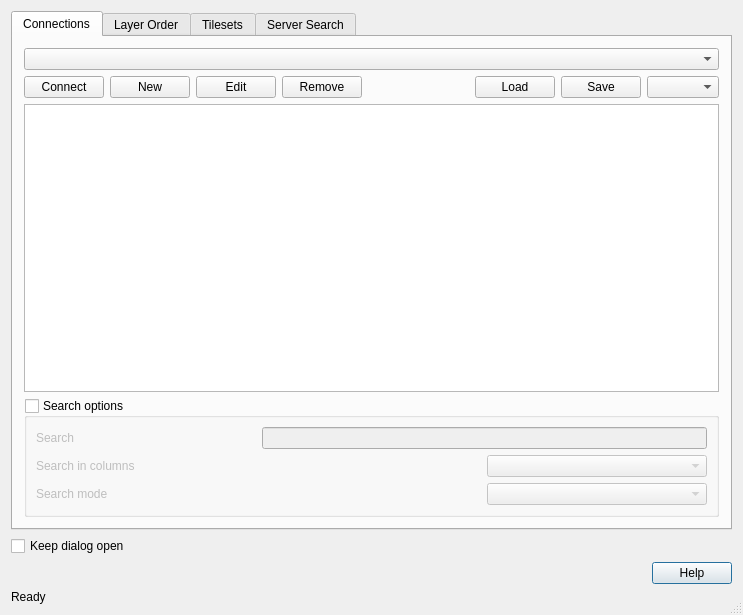
<?xml version="1.0" encoding="UTF-8"?>
<ui version="4.0">
 <class>QgsSpatialiteSourceSelectBase</class>
 <widget class="QDialog" name="QgsSpatialiteSourceSelectBase">
  <property name="geometry">
   <rect>
    <x>0</x>
    <y>0</y>
    <width>743</width>
    <height>615</height>
   </rect>
  </property>
  <property name="windowTitle">
   <string>Add Layer(s) from a Sqlite3 Database</string>
  </property>
  <property name="windowIcon">
   <iconset><normaloff>.</normaloff>.</iconset>
  </property>
  <property name="sizeGripEnabled">
   <bool>true</bool>
  </property>
  <property name="modal">
   <bool>true</bool>
  </property>
  <layout class="QGridLayout" name="gridLayout_BottomArea">
   <item row="1" column="0">
     <widget class="QCheckBox" name="mHoldDialogOpen">
      <property name="text">
       <string>Keep dialog open</string>
      </property>
     </widget>
   </item>
   <item row="2" column="0">
    <widget class="QDialogButtonBox" name="mDialogButtonBox">
     <property name="standardButtons">
      <set>QDialogButtonBox::Help</set>
     </property>
    </widget>
   </item>
   <item row="3" column="0">
     <widget class="QLabel" name="mStatusLabel">
      <property name="sizePolicy">
       <sizepolicy hsizetype="Ignored" vsizetype="Preferred">
        <horstretch>0</horstretch>
        <verstretch>0</verstretch>
       </sizepolicy>
      </property>
      <property name="text">
       <string>Ready</string>
      </property>
      <property name="wordWrap">
       <bool>false</bool>
      </property>
     </widget>
   </item>
   <item row="0" column="0">
    <widget class="QTabWidget" name="mTabWidget">
     <property name="enabled">
      <bool>true</bool>
     </property>
     <property name="currentIndex">
      <number>0</number>
     </property>
     <widget class="QWidget" name="mTabConnections">
      <attribute name="title">
       <string>Connections</string>
      </attribute>
      <layout class="QGridLayout" name="gridLayout_ConnectionTab">
       <item row="0" column="0">
        <layout class="QGridLayout" name="gridLayout_Connection">
         <item row="0" column="0">
          <widget class="QComboBox" name="mConnectionsComboBox"/>
         </item>
         <item row="1" column="0">
          <layout class="QHBoxLayout" name="horizontalLayoutConnectionButtons">
           <item>
            <widget class="QPushButton" name="mConnectionsConnectButton">
             <property name="toolTip">
              <string>Connect to selected database</string>
             </property>
             <property name="text">
              <string>Connect</string>
             </property>
            </widget>
           </item>
           <item>
            <widget class="QPushButton" name="mConnectionsCreateButton">
             <property name="toolTip">
              <string>Create a new database connection</string>
             </property>
             <property name="text">
              <string>New</string>
             </property>
            </widget>
           </item>
           <item>
            <widget class="QPushButton" name="mEditButton">
             <property name="toolTip">
              <string>Edit selected database connection</string>
             </property>
             <property name="text">
              <string>Edit</string>
             </property>
            </widget>
           </item>
           <item>
            <widget class="QPushButton" name="mConnectionsDeleteButton">
             <property name="toolTip">
              <string>Remove connection to selected database</string>
             </property>
             <property name="text">
              <string>Remove</string>
             </property>
            </widget>
           </item>
           <item>
            <spacer name="horizontalSpacer">
             <property name="orientation">
              <enum>Qt::Horizontal</enum>
             </property>
             <property name="sizeHint" stdset="0">
              <size>
               <width>40</width>
               <height>20</height>
              </size>
             </property>
            </spacer>
           </item>
           <item>
            <widget class="QPushButton" name="mLoadButton">
             <property name="text">
              <string comment="Load connections from file">Load</string>
             </property>
            </widget>
           </item>
           <item>
            <widget class="QPushButton" name="mConnectionsCreateEmptySpatialiteDbButton">
             <property name="toolTip">
              <string>Save connections to file</string>
             </property>
             <property name="text">
              <string>Save</string>
             </property>
            </widget>
           </item>
           <item>
            <widget class="QComboBox" name="mDbCreateOptionComboBox">
             <property name="enabled">
              <bool>true</bool>
             </property>
            </widget>
           </item>
          </layout>
         </item>
        </layout>
       </item>
       <item row="1" column="0">
        <widget class="QTreeView" name="mConnectionsTreeView">
         <property name="editTriggers">
          <set>QAbstractItemView::NoEditTriggers</set>
         </property>
         <property name="alternatingRowColors">
          <bool>true</bool>
         </property>
         <property name="selectionMode">
          <enum>QAbstractItemView::ExtendedSelection</enum>
         </property>
        </widget>
       </item>
       <item row="2" column="0">
        <widget class="QGroupBox" name="mSearchGroupBox">
         <property name="title">
          <string>Search options</string>
         </property>
         <property name="flat">
          <bool>true</bool>
         </property>
         <property name="checkable">
          <bool>true</bool>
         </property>
         <property name="checked">
          <bool>false</bool>
         </property>
         <layout class="QGridLayout">
          <property name="leftMargin">
           <number>9</number>
          </property>
          <property name="topMargin">
           <number>9</number>
          </property>
          <property name="rightMargin">
           <number>9</number>
          </property>
          <property name="bottomMargin">
           <number>9</number>
          </property>
          <property name="spacing">
           <number>6</number>
          </property>
          <item row="0" column="0">
           <widget class="QLabel" name="mSearchLabel">
            <property name="enabled">
             <bool>true</bool>
            </property>
            <property name="text">
             <string>Search</string>
            </property>
            <property name="buddy">
             <cstring>mSearchLineEdit</cstring>
            </property>
           </widget>
          </item>
          <item row="2" column="0" colspan="2">
           <widget class="QLabel" name="mSearchModeLabel">
            <property name="enabled">
             <bool>true</bool>
            </property>
            <property name="text">
             <string>Search mode</string>
            </property>
            <property name="buddy">
             <cstring>mSearchModeComboBox</cstring>
            </property>
           </widget>
          </item>
          <item row="2" column="2">
           <widget class="QComboBox" name="mSearchModeComboBox">
            <property name="enabled">
             <bool>true</bool>
            </property>
           </widget>
          </item>
          <item row="1" column="0" colspan="2">
           <widget class="QLabel" name="mSearchColumnsLabel">
            <property name="enabled">
             <bool>true</bool>
            </property>
            <property name="text">
             <string>Search in columns</string>
            </property>
            <property name="buddy">
             <cstring>mSearchColumnComboBox</cstring>
            </property>
           </widget>
          </item>
          <item row="1" column="2">
           <widget class="QComboBox" name="mSearchColumnComboBox">
            <property name="enabled">
             <bool>true</bool>
            </property>
           </widget>
          </item>
          <item row="0" column="1" colspan="2">
           <widget class="QLineEdit" name="mSearchLineEdit">
            <property name="enabled">
             <bool>true</bool>
            </property>
           </widget>
          </item>
         </layout>
        </widget>
       </item>
      </layout>
     </widget>
     <widget class="QWidget" name="mTabLayerOrder">
      <attribute name="title">
       <string>Layer Order</string>
      </attribute>
      <layout class="QGridLayout">
       <item row="0" column="0">
        <widget class="QPushButton" name="mLayerOrderUpButton">
         <property name="toolTip">
          <string>Move selected layer UP</string>
         </property>
         <property name="text">
          <string>Up</string>
         </property>
        </widget>
       </item>
       <item row="0" column="1">
        <widget class="QPushButton" name="mLayerOrderDownButton">
         <property name="toolTip">
          <string>Move selected layer DOWN</string>
         </property>
         <property name="text">
          <string>Down</string>
         </property>
        </widget>
       </item>
       <item row="0" column="2">
        <spacer name="horizontalSpacer_02">
         <property name="orientation">
          <enum>Qt::Horizontal</enum>
         </property>
         <property name="sizeHint" stdset="0">
          <size>
           <width>391</width>
           <height>30</height>
          </size>
         </property>
        </spacer>
       </item>
       <item row="1" column="0" colspan="3">
        <widget class="QTreeView" name="mLayerOrderTreeView">
         <property name="editTriggers">
          <set>QAbstractItemView::NoEditTriggers</set>
         </property>
         <property name="alternatingRowColors">
          <bool>true</bool>
         </property>
         <property name="selectionMode">
          <enum>QAbstractItemView::ExtendedSelection</enum>
         </property>
        </widget>
       </item>
      </layout>
     </widget>
     <widget class="QWidget" name="mTabLayerTilesets">
      <attribute name="title">
       <string>Tilesets</string>
      </attribute>
      <layout class="QGridLayout" name="gridLayout_TilesetsTab">
       <item row="0" column="0">
        <widget class="QTableWidget" name="mTabTilesetTableWidget">
         <property name="alternatingRowColors">
          <bool>true</bool>
         </property>
         <property name="selectionMode">
          <enum>QAbstractItemView::SingleSelection</enum>
         </property>
         <property name="selectionBehavior">
          <enum>QAbstractItemView::SelectRows</enum>
         </property>
         <property name="cornerButtonEnabled">
          <bool>false</bool>
         </property>
         <attribute name="verticalHeaderVisible">
          <bool>false</bool>
         </attribute>
         <column>
          <property name="text">
           <string>Layers</string>
          </property>
         </column>
         <column>
          <property name="text">
           <string>Styles</string>
          </property>
         </column>
         <column>
          <property name="text">
           <string>Size</string>
          </property>
         </column>
         <column>
          <property name="text">
           <string>Format</string>
          </property>
         </column>
         <column>
          <property name="text">
           <string>CRS</string>
          </property>
         </column>
        </widget>
       </item>
      </layout>
     </widget>
     <widget class="QWidget" name="mTabServerSearch">
      <attribute name="title">
       <string>Server Search</string>
      </attribute>
      <layout class="QGridLayout">
       <item row="0" column="0">
        <widget class="QLineEdit" name="mSearchTermLineEdit"/>
       </item>
       <item row="0" column="1">
        <widget class="QPushButton" name="mSearchButton">
         <property name="text">
          <string>Search</string>
         </property>
         <property name="default">
          <bool>true</bool>
         </property>
        </widget>
       </item>
       <item row="1" column="0" colspan="2">
        <widget class="QTableWidget" name="mSearchTableWidget">
         <property name="selectionMode">
          <enum>QAbstractItemView::SingleSelection</enum>
         </property>
         <property name="selectionBehavior">
          <enum>QAbstractItemView::SelectRows</enum>
         </property>
         <property name="cornerButtonEnabled">
          <bool>false</bool>
         </property>
         <attribute name="verticalHeaderVisible">
          <bool>false</bool>
         </attribute>
         <column>
          <property name="text">
           <string>Title</string>
          </property>
         </column>
         <column>
          <property name="text">
           <string>Description</string>
          </property>
         </column>
         <column>
          <property name="text">
           <string>URL</string>
          </property>
         </column>
        </widget>
       </item>
       <item row="2" column="0" colspan="2">
        <widget class="QPushButton" name="mSearchAddButton">
         <property name="text">
          <string>Add selected row to WMS list</string>
         </property>
        </widget>
       </item>
      </layout>
     </widget>
    </widget>
   </item>
  </layout>
 </widget>
 <layoutdefault spacing="6" margin="11"/>
 <tabstops>
  <tabstop>mTabWidget</tabstop>
  <tabstop>mConnectionsTreeView</tabstop>
  <tabstop>mHoldDialogOpen</tabstop>
  <tabstop>mSearchGroupBox</tabstop>
  <tabstop>mSearchLineEdit</tabstop>
  <tabstop>mSearchColumnComboBox</tabstop>
  <tabstop>mSearchModeComboBox</tabstop>
  <tabstop>mDialogButtonBox</tabstop>
  <tabstop>mConnectionsComboBox</tabstop>
  <tabstop>mConnectionsConnectButton</tabstop>
  <tabstop>mConnectionsCreateButton</tabstop>
  <tabstop>mEditButton</tabstop>
  <tabstop>mConnectionsDeleteButton</tabstop>
  <tabstop>mLoadButton</tabstop>
  <tabstop>mConnectionsCreateEmptySpatialiteDbButton</tabstop>
  <tabstop>mLayerOrderTreeView</tabstop>
  <tabstop>mLayerOrderUpButton</tabstop>
  <tabstop>mLayerOrderDownButton</tabstop>
  <tabstop>mTabTilesetTableWidget</tabstop>
  <tabstop>mSearchTermLineEdit</tabstop>
  <tabstop>mSearchButton</tabstop>
  <tabstop>mSearchTableWidget</tabstop>
  <tabstop>mSearchAddButton</tabstop>
 </tabstops>
 <resources/>
 <connections>
  <connection>
   <sender>mDialogButtonBox</sender>
   <signal>rejected()</signal>
   <receiver>QgsSpatialiteSourceSelectBase</receiver>
   <slot>reject()</slot>
   <hints>
    <hint type="sourcelabel">
     <x>518</x>
     <y>510</y>
    </hint>
    <hint type="destinationlabel">
     <x>551</x>
     <y>370</y>
    </hint>
   </hints>
  </connection>
 </connections>
</ui>
